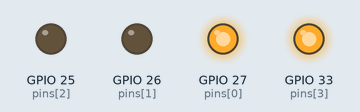
Simulated run of this sketch. Board: ESP32. Parts: output pins drawn as LEDs (lit = HIGH).

Above: at 0.05 s.
At 2.75 s:
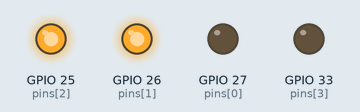
Timing chart, 0 to 3.0 s (numbered marks = the images above):
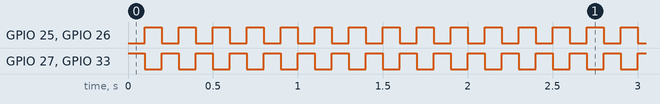

Measured:
- by itself, GPIO 25 (pins[2]), GPIO 26 (pins[1]), GPIO 27 (pins[0]), GPIO 33 (pins[3]): alternates HIGH for 0.10 s and LOW for 0.10 s

The sketch:

ambulance_light.ino
```cpp
const int pins[4] = {27, 26, 25, 33};
const int delay_ms = 100;

void setup() {
    for (int x = 0; x < 4; x++) {
        pinMode(pins[x], OUTPUT);
    }
}

void loop() {
    digitalWrite(pins[0], HIGH);
    digitalWrite(pins[3], HIGH);
    digitalWrite(pins[1], LOW);
    digitalWrite(pins[2], LOW);
    delay(delay_ms);


    digitalWrite(pins[0], LOW);
    digitalWrite(pins[3], LOW);
    digitalWrite(pins[1], HIGH);
    digitalWrite(pins[2], HIGH);
    delay(delay_ms);
}
```
